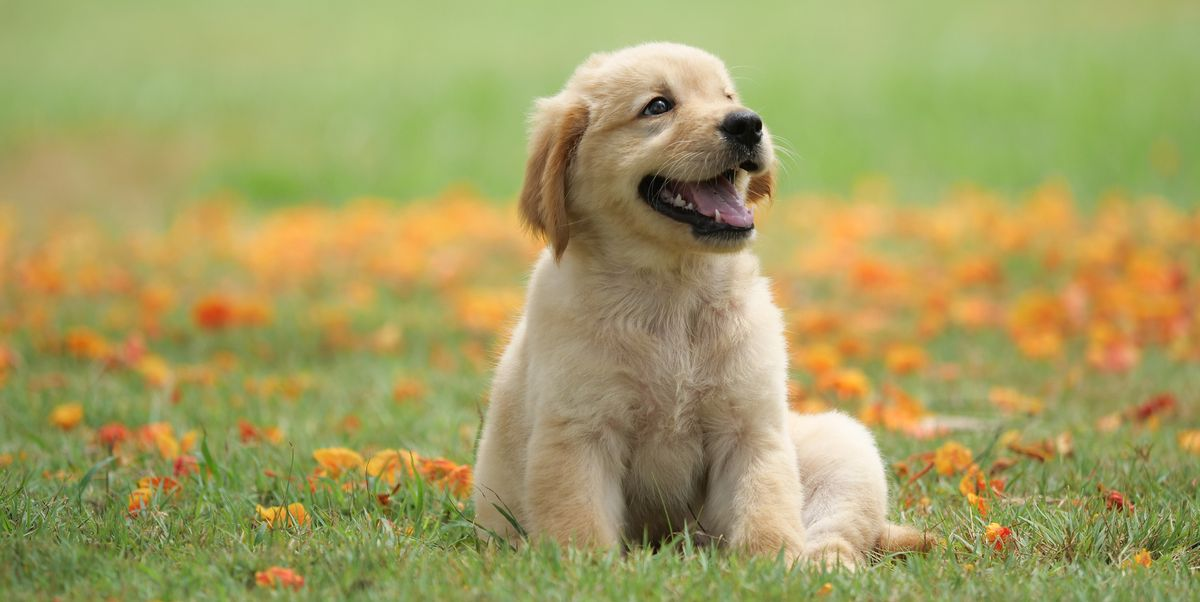
#> input picture Photos/puppy.jpg, 1200 x 602 px, found by its file name
$ python 4Five_basic_fn.py
#> lines starting #> are read from the running program, lines starting #| are printed output that depends on the picture; after the words box and inside, x2 and y2 are one past the last pixel; in counts of white or black regions, pixels touching at a corner belong together
import cv2 as cv
import numpy as np

img = cv.imread('Photos/puppy.jpg')
#> img is the input picture: shape (602, 1200, 3); mean B, G, R 97.6, 158.6, 163.9
cv.imshow('Pupppy',img)

#1.Converting to Grayscale
gray_img=cv.cvtColor(img, cv.COLOR_BGR2GRAY)
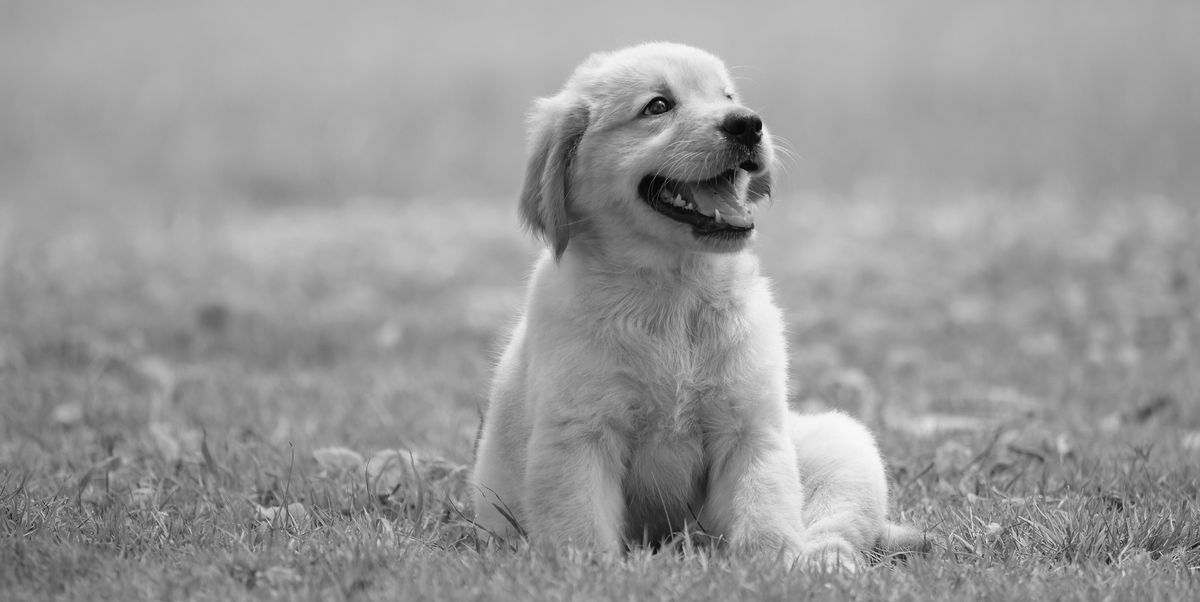
#> gray_img: shape (602, 1200); min 0, max 251, mean 153.2
#iT Takes(source, color code conversion)
cv.imshow('Grayscale puppy',gray_img)

#2.Blur # There are many ways to Blur but for now we will use Gaussian blur
blur_img=cv.GaussianBlur(img,(3,3),cv.BORDER_DEFAULT)
#It takes(sourceimg, Kernel size(its 2x2 tuple which is window size that openCV uses to blur)
# (Ksize has to be an ODD no.),this is border ig, idk )
#To increase the blur we can increase the kernel size
cv.imshow('bLURRED Puppy',blur_img)

#3.Edge Cascade # There are many ways to Edge Cascade but for now we will use the canny edge detector
img1=cv.imread('Photos/flower.jpg')
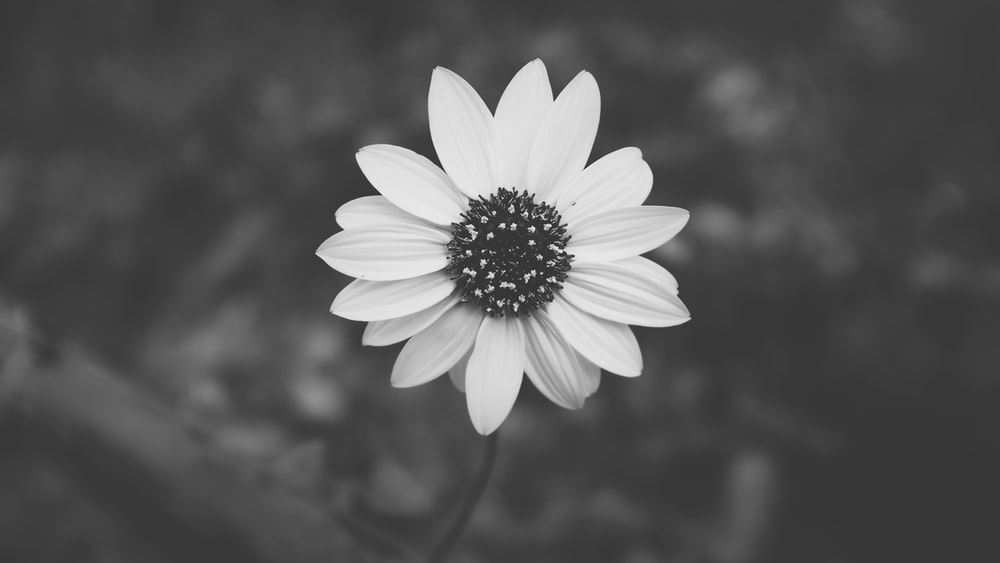
#> input picture Photos/flower.jpg, 1000 x 563 px, found by its file name
#> img1 is the input picture: shape (563, 1000, 3); min 19, max 247, mean 86.6
canny = cv.Canny(img1,125,175)
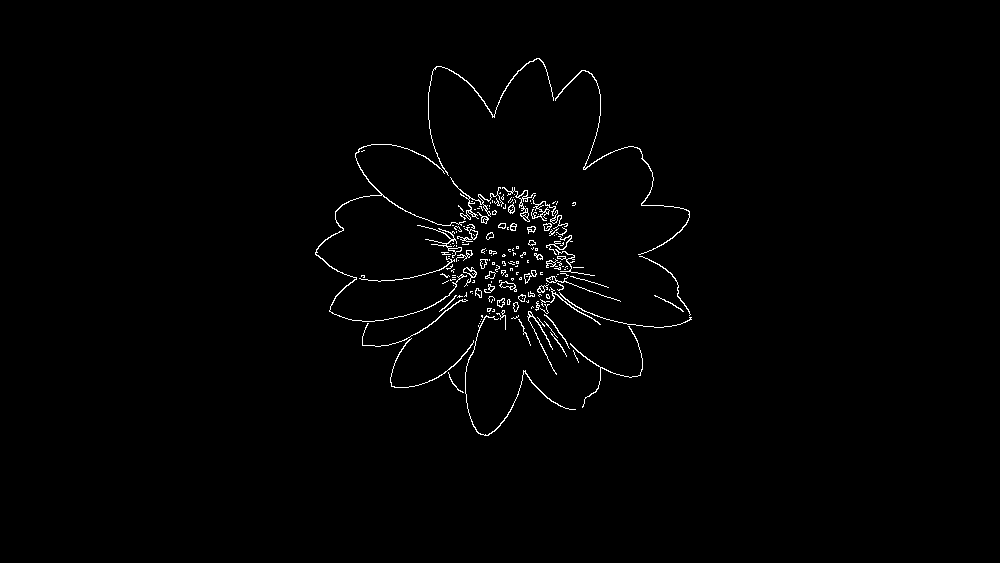
#> canny: shape (563, 1000); 1.1% white in thin lines or dots, all inside (x1, y1, x2, y2) = (315, 58, 692, 436)
#Here with canny fn we can find edges
cv.imshow("Canny Edges",canny)

#but sometimes if we get more edges then it can silghtly reduced by blurring the img
blur_img1=cv.GaussianBlur(img1,(3,3),cv.BORDER_DEFAULT)
canny_blur = cv.Canny(blur_img1,125,175)
cv.imshow("Canny Edges blur",canny_blur)

#4.Dilating the image # we do this using the canny edges found above
dilated_img1=cv.dilate(canny,(7,7),iterations=3)
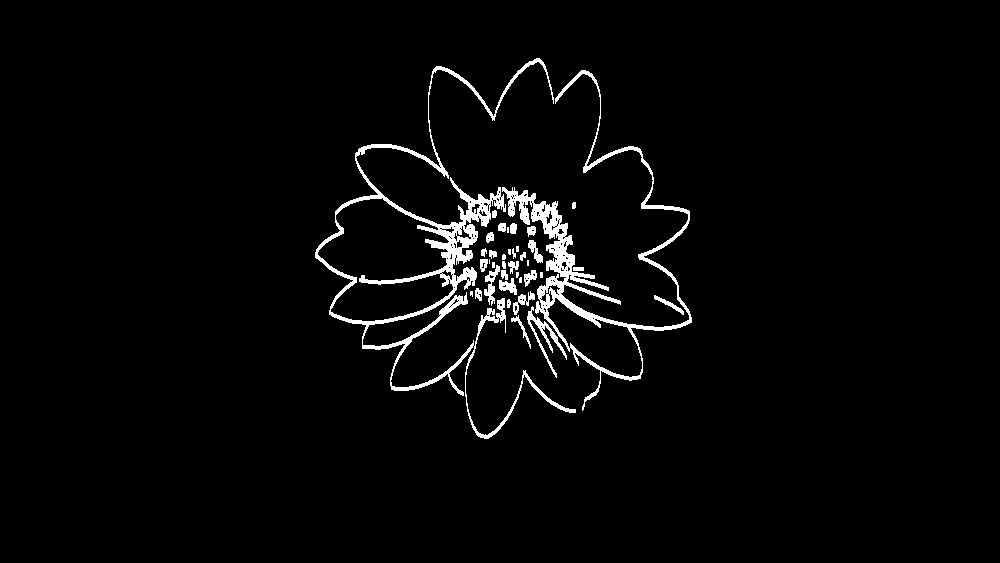
#> dilated_img1: shape (563, 1000); 2.9% white; 38 white regions (10 under 20 px), largest, box (x1, y1, x2, y2) and area: (315, 58, 576, 439) 7929, (502, 70, 692, 411) 5948, (527, 306, 567, 378) 503
#It takes(src,ksize,iteratons)
cv.imshow("Dilated flower",dilated_img1)
#we can also erode the dilated img to get back canny type img

#5.Eroding # this almost works many times but cant be perfect # basically anti dilating
eroded_img1=cv.erode(dilated_img1,(7,7),iterations=3)
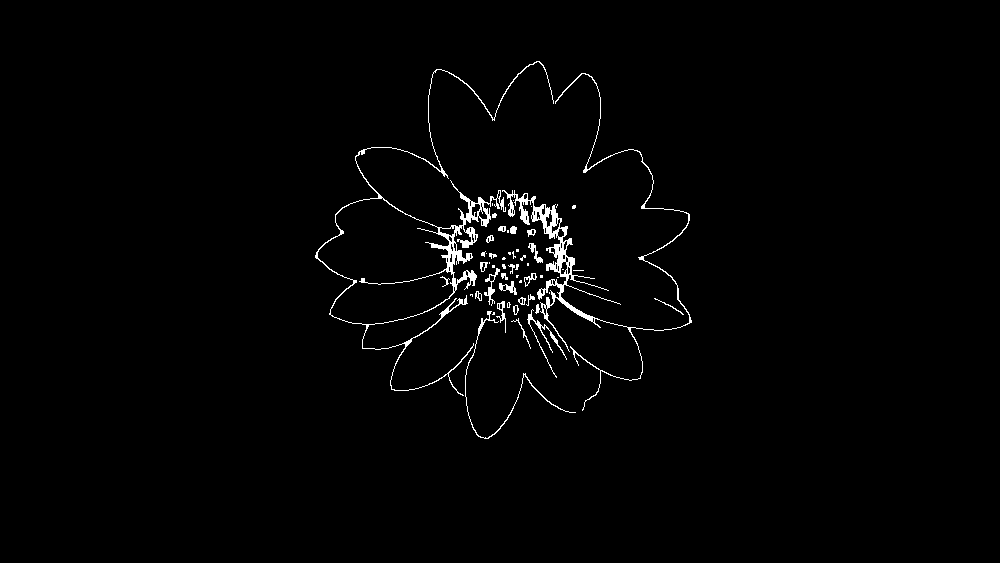
#> eroded_img1: shape (563, 1000); 1.5% white in thin lines or dots, all inside (x1, y1, x2, y2) = (315, 61, 692, 439)
#It takes(src,ksize,iteratons)
cv.imshow("eroded flower",eroded_img1)

#6.Resizing
resize_img1=cv.resize(img1,(500,500),interpolation=cv.INTER_AREA)
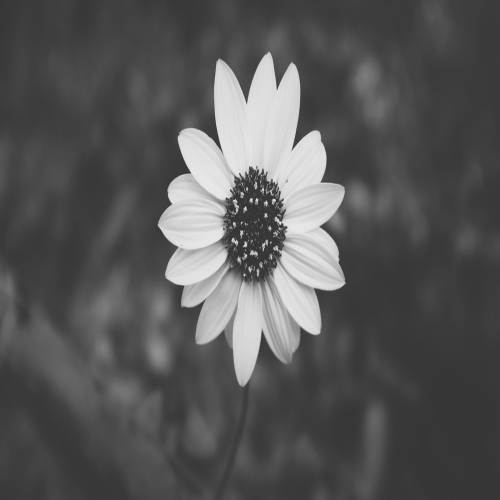
#> resize_img1: shape (500, 500, 3); min 43, max 233, mean 86.6
#It takes (src,Destination size,interpolation)
#interpolation=cv.INTER_AREA can be used when reducing
#interpolation=cv.INTER_LINEAR or cv.INTER_CUBIC can be used while increasing the size
#cubic slowest but gives high qualtiy
cv.imshow('Resize',resize_img1)

#7.Cropping
#As images are arrays we can select portion of array by array slicing
cropped=img[50:200, 200:400]
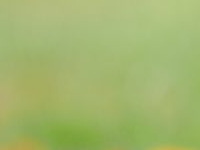
#> cropped: shape (150, 200, 3); mean B, G, R 109.7, 182, 162
cv.imshow('Cropped_img',cropped)

cv.waitKey(0)
